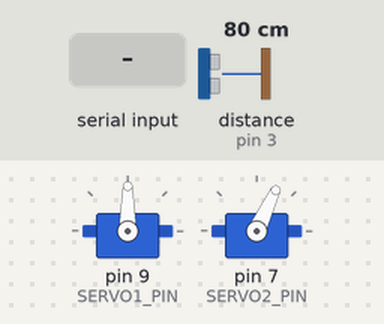
A sketch run on a simulated Arduino Uno, built with avr-gcc and run on an emulated ATmega328P. On the bench: 2 × servo. Wiring (inferred from the names in the program): ultrasonic range finder: trigger pin 2; echo pin 3. The test bench sets the inputs (shaded band); at power-on: distance to the obstacle (sensor on pin 3) 80 cm. The echo pulse lasts 58.3 µs per cm; what the sketch prints to the serial monitor is not drawn.

Above: at 2.2 s.
2.3 s: byte 109 ('m') received over Serial
At 5.1 s:
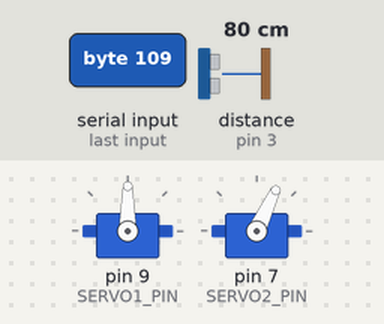
5.3 s: "C" received over Serial
At 7.4 s:
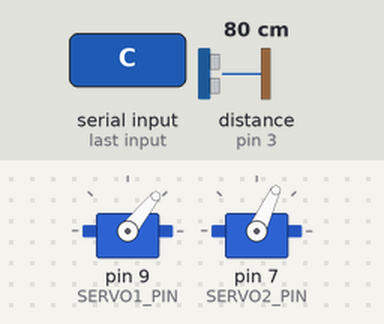
8.3 s: "turnright" received over Serial
At 9.99 s:
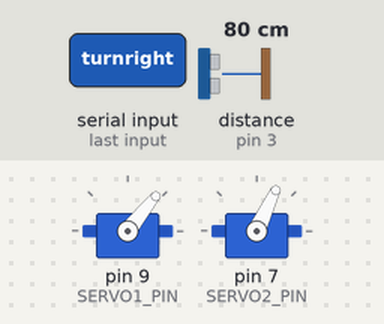
11.3 s: "A" received over Serial
14.3 s: "B" received over Serial
At 16.8 s:
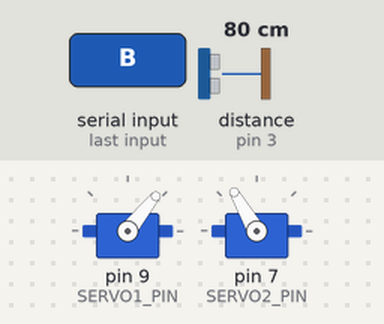
17.3 s: "D" received over Serial
At 19.7 s:
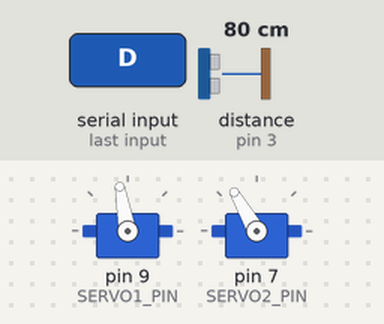
Timing chart, 0 to 21.2 s (numbered marks = the images above; inputs shaded):
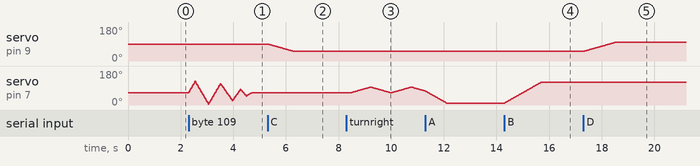

The sketch:

1.ino
```cpp
#include <Servo.h>
#define SERVO1_PIN 9            //*head控制引脚
#define SERVO2_PIN 7            //*body控制引脚
#define BODY_MAX 175
#define BODY_MIN 5
Servo head, body;               //创建伺服电机对象

int headInit = 90;             //*头部舵机的初始位置
int headTop = 50;               //*头部活动最高处, SMALLER THE NUMBER,UPPER THE HEAD
int headLow = 100;              //*头部活动最低处
//int bodyRight = 60;            //*躯干活动最右
//int bodyLeft = 120;             //*躯干活动最左
int bodyRight=10;
int bodyLeft=120;
int bodyInit = (bodyRight+bodyLeft)/2;              //*躯干舵机的初始位置
int bodyspeed=2;
int headspeed=1;
int bodycheck=1;
int headcheck=1;
float nodMod = 1;             //*点头向量，越大越快
int nodScope = 30;              //*点头倍数，决定点头范围和速度
float shakeMod =1;           //*摇头向量，越大越快(the degree per 20 ms)
int shakeScope = 30;            //*摇头倍数，决定摇头范围和速度(the range is shakeScope*shakeMod)
int meetround=0;
int meetspeed=6;
float meetMod=meetspeed;
boolean detect=false;

//float headPos, bodyPos;
//float swayMod = shakeMod;
int headPos, bodyPos;
int swayMod = shakeMod;
int delayMode = 10;             //循环速度
int nodCount=0, shakeCount=0;
String headMode="pause", bodyMode="pause";
int outputPin=2; //it is the trigpin
int inputPin=3; //it is the echopin
int timer=0;
void action(char val) {
  if (val == 'A') {//右转
    bodyMode = "turnright";
  } else if (val == 'B') {//左转
    bodyMode = "turnleft";
  } else if (val == 'C') {//抬头
    headMode = "up";
  } else if (val == 'D') {//低头
    headMode = "down";
  } else if (val == 'E') {//头部回到初始
    headMode = "back";
  } else if (val == 'F') {//身体回到初始
    bodyMode = "back";
  } else if (val == 'G') {//点头
    nodCount = 0;
    headMode = "nod";
  } else if (val == 'H') {//向右侧摇头
    shakeCount = 0;
    bodyMode = "rightshake";
  } else if (val == 'h') {//向左侧摇头
    shakeCount = 0;
    bodyMode = "leftshake";
  } else if (val == 'I') {//左右摇晃
    swayMod = shakeMod;
    bodyMode = "sway";
  } else if (val == 'P') {//暂停
    headMode = "pause";
    bodyMode = "pause";
  } else if (val == 'j'){
    headMode="pause";
  } else if(val=='k'){
    bodyMode="pause";
  }else if(val=='m'){
    bodyMode="meet";
  }else if(val=='o'){
    detect=true;
  }else if(val=='f'){
    detect=false;
  }
 }

void headUpdate() {
  headPos=head.read();
  if (headMode == "up") {
    if (headPos > headTop) {
      headPos -=headspeed;
    }else if(headPos<headTop){
      headPos+=headspeed;
    }
    head.write(headPos);
    if(abs(headPos-headTop)<=headcheck){
      headMode = "pause";
    }
  }
  else if (headMode == "down") {
    if (headPos < headLow) {
      headPos +=headspeed;
    }else if(headPos>headLow){
      headPos-=headspeed;
    }
    head.write(headPos);
    if(abs(headPos-headTop)<=headcheck){
      headMode = "pause";
    }
  }
  else if (headMode == "back") {
    if (headPos < headInit) {
      headPos ++;
    }
    else if (headPos > headInit) {
      headPos --;
    }
    head.write(headPos);
  }
  else if (headMode == "nod") {
    if (nodCount < nodScope) {
      headPos += nodMod;
      nodCount++;
    } else if (nodScope <= nodCount && nodCount < nodScope * 2) {
      headPos -= nodMod;
      nodCount++;
    } else if (nodCount = nodScope * 2) {
      nodCount = 0 ;
    }
    head.write(headPos);
  }
 /* Serial.println(headPos);
  Serial.println(headMode);*/
}

void bodyUpdate() {
  bodyPos=body.read();
  if (bodyMode == "turnright") {
    if (bodyPos > bodyRight) {
      bodyPos -=bodyspeed;
    }
    else if(bodyPos<bodyRight){
      bodyPos +=bodyspeed;
    }
    body.write(bodyPos);

      if(abs(bodyPos-bodyRight)<=bodycheck){
      bodyMode = "pause";
    }
  }
  else if (bodyMode == "turnleft") {
    if (bodyPos < bodyLeft) {
      bodyPos +=bodyspeed;
    }
   else if(bodyPos>bodyLeft){
      bodyPos -=bodyspeed;
    }
    body.write(bodyPos);

     if(abs(bodyPos-bodyLeft)<=bodycheck){
      bodyMode = "pause";
    }

  }
  else if (bodyMode == "back") {
    if (bodyPos < bodyInit) {
      bodyPos +=bodyspeed;
    }
    else if (bodyPos > bodyInit) {
      bodyPos -=bodyspeed;
    }
    body.write(bodyPos);

    if(abs(bodyPos-bodyInit)<=bodycheck){
      bodyMode = "pause";
    }

  }
  else if (bodyMode == "leftshake") {
    if (shakeCount < shakeScope) {
      bodyPos += shakeMod;
      shakeCount++;
    } else if (shakeScope <= shakeCount && shakeCount < shakeScope * 2) {
      bodyPos -= shakeMod;
      shakeCount++;
    } else if (shakeCount = shakeScope * 2) {
      shakeCount = 0 ;
    }
    body.write(bodyPos);
  }
  else if (bodyMode == "rightshake") {
    if (shakeCount < shakeScope) {
      bodyPos -= shakeMod;
      shakeCount++;
    } else if (shakeScope <= shakeCount && shakeCount < shakeScope * 2) {
      bodyPos += shakeMod;
      shakeCount++;
    } else if (shakeCount = shakeScope * 2) {
      shakeCount = 0 ;
    }
    body.write(bodyPos);
  }
  else if (bodyMode == "sway") {
    if (bodyPos < bodyRight) {
      swayMod = -swayMod;
    } else if (bodyPos > bodyLeft) {
      swayMod = -swayMod;
    }
    bodyPos += swayMod;
    body.write(bodyPos);
  }
  else if(bodyMode=="meet"){
     timer++;
    if(meetMod<0&&(bodyPos<(bodyRight+20*meetround)||bodyPos<BODY_MIN)){
      if(timer>3){
      meetMod=meetspeed-meetround;
      timer=0;
      meetround++;
      Serial.println(meetround);
      }
    }
    else if(meetMod>0&&(bodyPos>(bodyLeft-20*meetround)||bodyPos>BODY_MAX)){
      if(timer>3){
      meetMod=-(meetspeed-meetround);
      timer=0;
      }
    }
    bodyPos+=meetMod;
    body.write(bodyPos);
     if(meetround>2){
      timer=0;
      meetround=0;
      bodyMode="back";
    }
  }
 /* Serial.println(bodyPos);
  Serial.println(bodyMode);*/
}

void renew() {
  headUpdate();
  bodyUpdate();
  delay(delayMode);
}

void setup() {
  Serial.begin(9600);
  delay(1000);
  pinMode(inputPin,INPUT);
  pinMode(outputPin,OUTPUT);
  head.attach(SERVO1_PIN);
  head.write(headInit);
  body.attach(SERVO2_PIN);
  body.write(bodyInit);
  headPos = headInit;
  bodyPos = bodyInit;
}

void checkdis(){
 /* if(!detect){
    Serial.write(0);
    return;
  }*/
  digitalWrite(outputPin,LOW);
  delayMicroseconds(2);
  digitalWrite(outputPin,HIGH);
  delayMicroseconds(10);
  digitalWrite(outputPin,LOW);
  float distance=pulseIn(inputPin,HIGH);
  distance=distance/58;
  int d=(int)distance;
  timer++;
 if(timer>30){
 // Serial.println(d);
  Serial.write(d);
  timer=0;
  }
}

void loop() {
  if (Serial.available()) {
    char val = Serial.read();
    action(val);
  }
  renew();
  checkdis();
  delay(10);
}
```

Measured:
- after the input at 5.3 s, servo on pin 9 (SERVO1_PIN): moves from 90° to 51° over 0.96 s, starting at once
- after the input at 14.3 s, servo on pin 7 (SERVO2_PIN): moves from 10° to 120° over 1.4 s, starting at once
- after the input at 17.3 s, servo on pin 9 (SERVO1_PIN): moves from 51° to 100° over 1.2 s, starting at once
